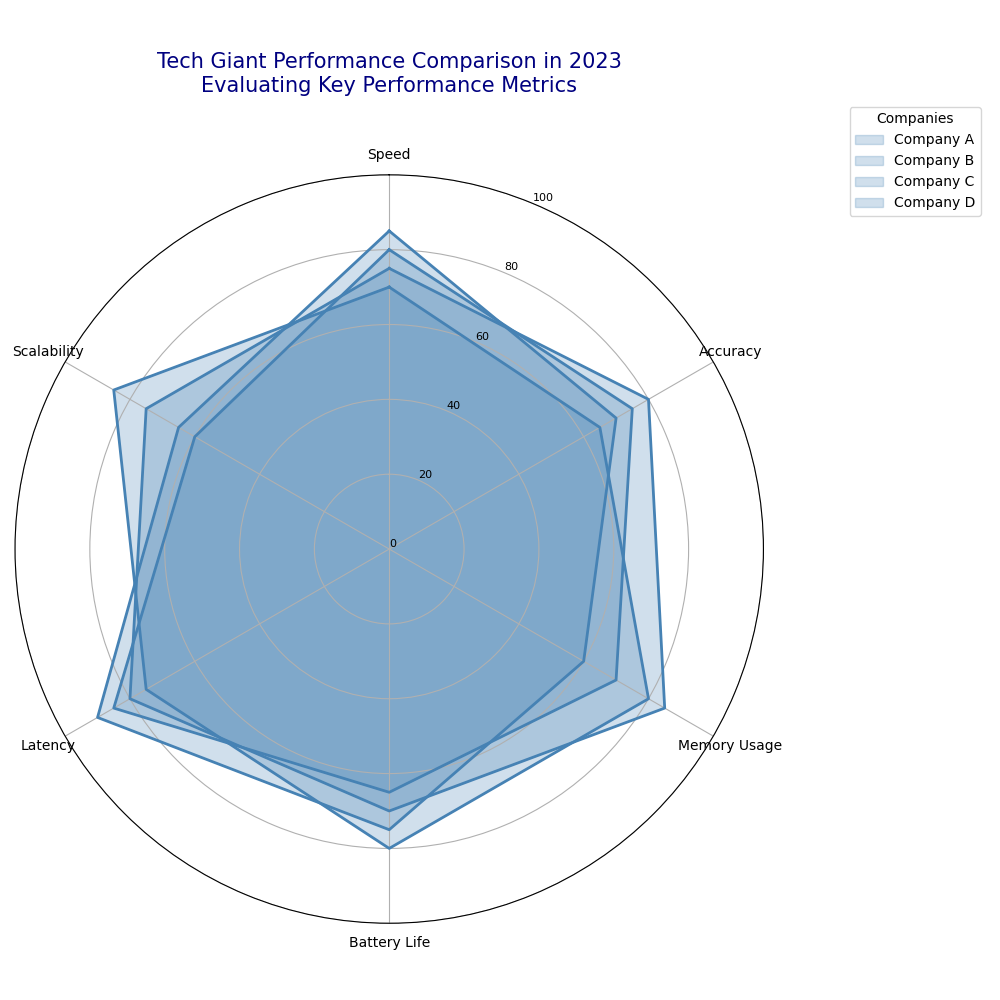

This figure's Python source:
import numpy as np
import matplotlib.pyplot as plt

aspects = ['Speed', 'Accuracy', 'Memory Usage', 'Battery Life', 'Latency', 'Scalability']
num_aspects = len(aspects)

companyA_scores = [85, 70, 60, 75, 90, 65]
companyB_scores = [80, 75, 70, 65, 85, 60]
companyC_scores = [75, 80, 85, 70, 80, 75]
companyD_scores = [70, 65, 80, 80, 75, 85]

data = [companyA_scores, companyB_scores, companyC_scores, companyD_scores]

names = ['Company A', 'Company B', 'Company C', 'Company D']
single_color = '#4682B4'  # A shade of blue

angles = np.linspace(0, 2 * np.pi, num_aspects, endpoint=False).tolist()
angles += angles[:1]

fig, ax = plt.subplots(figsize=(10, 10), subplot_kw=dict(polar=True))

# Apply single color to all data groups
for idx, (scores, name) in enumerate(zip(data, names)):
    scores += scores[:1]
    ax.fill(angles, scores, color=single_color, alpha=0.25, label=name)
    ax.plot(angles, scores, linewidth=2, linestyle='solid', color=single_color)

ax.set_theta_offset(np.pi / 2)
ax.set_theta_direction(-1)

ax.set_xticks(angles[:-1])
ax.set_xticklabels(aspects, fontsize=10)

ax.set_ylim(0, 100)
ax.set_yticks(range(0, 101, 20))
ax.set_yticklabels(map(str, range(0, 101, 20)), fontsize=8)

plt.title('Tech Giant Performance Comparison in 2023\nEvaluating Key Performance Metrics', size=15, color='navy', y=1.1, ha='center')
ax.legend(loc='upper right', bbox_to_anchor=(1.3, 1.1), title="Companies")

plt.tight_layout()
plt.show()
